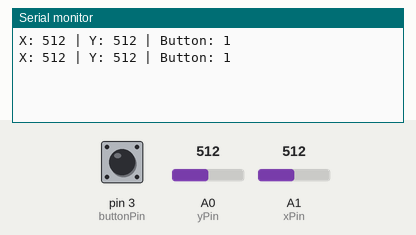
This sketch was run on a simulated Arduino Uno, built with avr-gcc and run on an emulated ATmega328P. Parts: the last lines printed to the serial monitor. Inputs (shaded band) come from the test bench; at power-on: A0 (yPin) = 512, A1 (xPin) = 512, pin 3 (buttonPin) HIGH.

Above: at 1.8 s.
1.9 s: A0 (yPin) set to 716
At 2.8 s:
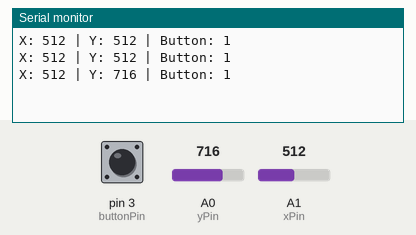
3.4 s: A1 (xPin) set to 716
At 4.7 s:
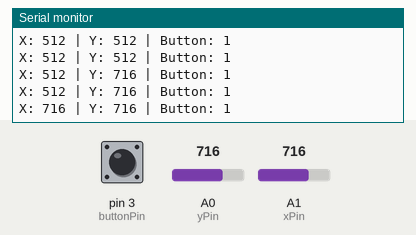
4.9 s: pin 3 (buttonPin) pulled LOW for 1.2 s
At 5.5 s:
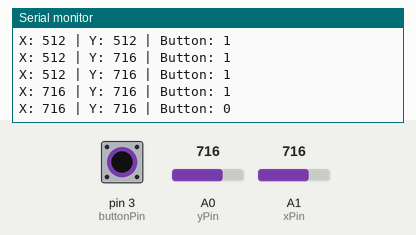
7.6 s: A0 (yPin) set to 900
At 8.8 s:
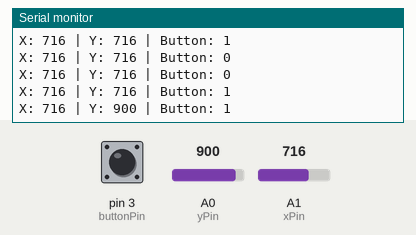
9.1 s: A1 (xPin) set to 900
At 9.1 s:
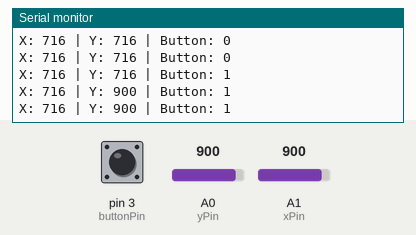
10.6 s: pin 3 (buttonPin) pulled LOW for 1.2 s
At 11.4 s:
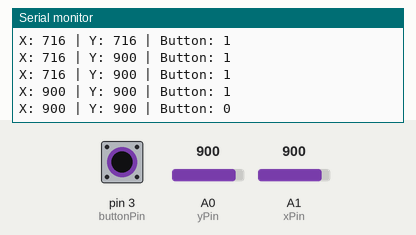
Timing chart, 0 to 13.6 s (numbered marks = the images above; inputs shaded):
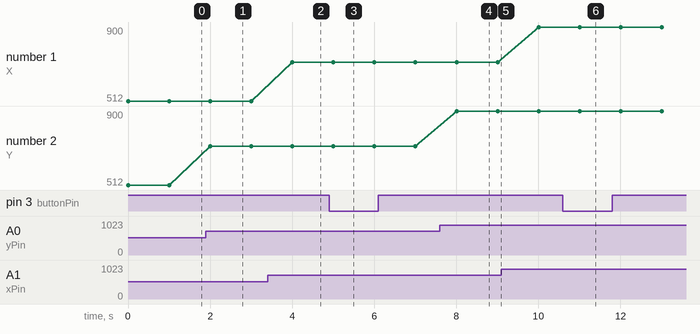

Measured:
- after the input at 1.9 s, the serial monitor: prints a new line after 0.10 s (image 1)
- after the input at 3.4 s, the serial monitor: prints a new line after 0.60 s (image 2)
- after the input at 4.9 s, the serial monitor: prints a new line after 0.10 s (image 3)
- after the input at 7.6 s, the serial monitor: prints a new line after 0.41 s (image 4)
- after the input at 10.6 s, the serial monitor: prints a new line after 0.41 s (image 6)
- plotted number 2: 512 → 716 after the input at 1.9 s, 716 → 900 after the input at 7.6 s

The sketch:

joystick_monitor.ino
```cpp
// https://developer.alexanderklimov.ru/arduino/joystick.php
// https://www.youtube.com/watch?v=JFLTB5oGyc8
// https://3d-diy.ru/wiki/arduino-datchiki/arduino-joystick/
const int xPin = A1;
const int yPin = A0;
const int buttonPin = 3;

int xPosition = 0;
int yPosition = 0;
int buttonState = 0;

void setup() {
  Serial.begin(9600);

  pinMode(xPin, INPUT);
  pinMode(yPin, INPUT);

  pinMode(buttonPin, INPUT_PULLUP);
}

void loop() {
  // Считываем показания с джойстика
  xPosition = analogRead(xPin);
  yPosition = analogRead(yPin);
  buttonState = digitalRead(buttonPin);
  Serial.print("X: ");
  Serial.print(xPosition);
  Serial.print(" | Y: ");
  Serial.print(yPosition);
  Serial.print(" | Button: ");
  Serial.println(buttonState);
  delay(1000);  // добавляем задержку между считыванием данных
}
```
